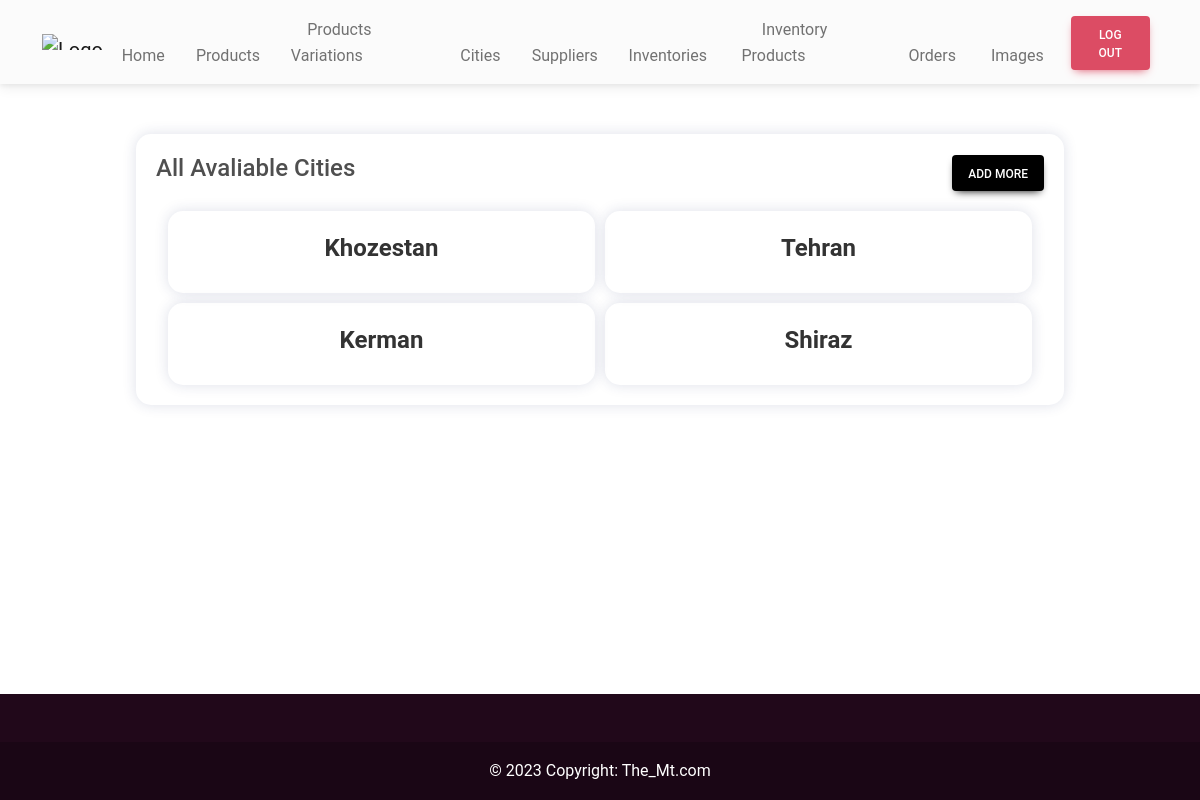
/adminHome/cityList/ (signed in), run on an earlier commit of the app's database.
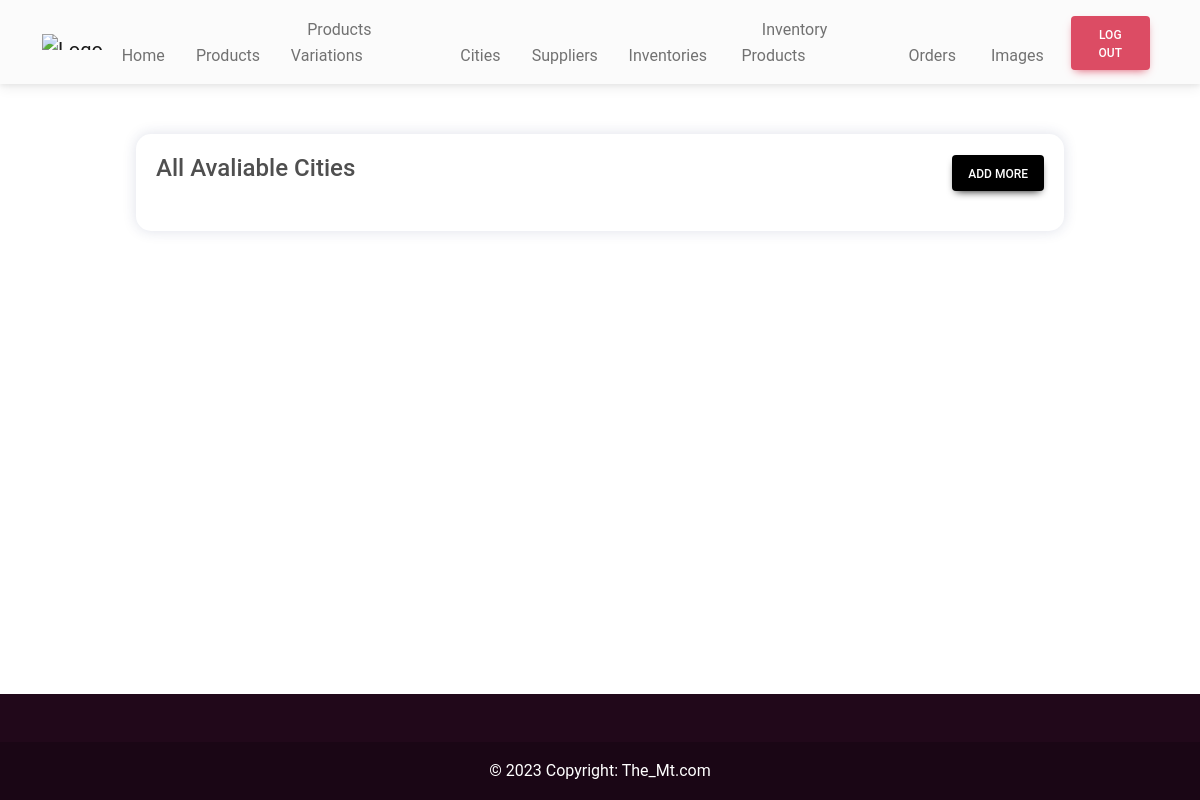
And on a later commit of the database.
### shop/models.py (models this page shows, shortened)
class City(models.Model):
    name = models.CharField(max_length=200, verbose_name="Name")

### shop/views.py (the view)
# urls.py: path('adminHome/cityList/', CityListView.as_view(), name='cityList'),
class CityListView(LoginRequiredMixin, ListView):
    model = City
    template_name = 'cityList.html'

### templates/cityList.html (shortened to what this page needs)
{% extends 'adminBase.html' %}
{% load static %}
{% block cssLinks %}
<link rel="stylesheet" href="{% static 'css/cityList.css' %}" />
{% endblock cssLinks %}
{% block content %}
<section class="cityList mb-14">
  <div class="wrapper">
    <div class="top">
      <h4>All Avaliable Cities</h4>
      <a class="btn btn-black px-3" href="{% url 'cityCreate' %}">Add more</a>
    </div>
    <div class="container">
      {% for city in object_list%}
      <div class="cityCard">
        <h4>{{ city.name }}</h4>
      </div>
      {% endfor %}
    </div>
  </div>
</section>
{% endblock content %}

What changed in the data, as far as the page shows it:
removed City: name "Khozestan"
removed City: name "Tehran"
removed City: name "Kerman"
removed City: name "Shiraz"
